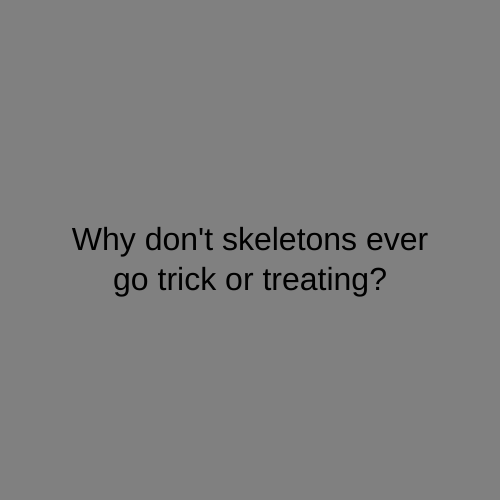
Frame 1 (no input)
Frame 60 (no input): identical to frame 1, image omitted
Frame 120 (the mouse pressed at the canvas centre since frame 60): identical to frame 1, image omitted

The p5.js sketch that drew this single still picture (run headless with seeded random() and noise() and a simulated clock; from frame 60 on, the mouse is pressed at the canvas centre):

// p5.js sketch
// ── sketch.js
let timer = 0 ;
let state = 0 ;

function setup() {
  createCanvas(500, 500);
  textSize(32) ;
  textAlign(CENTER) ;
  rectMode(CENTER) ;
}

function draw() {

  switch(state) {

  case 0:
  background('gray') ;
  text("Why don't skeletons ever\ngo trick or treating?", 250, 250) ;
  // \n puts remaining text on the next line underneath
  // increment the timer variable
  timer++
  // if the timer var is greater than 200x200
  if (timer > 400) {
  // make it go to state 1
  state = 1 ;
  timer = 0 ;

}

  break ;

  case 1:
  background('orange') ;
  text("Because they have no-body to go with.", 250, 250, 400, 400) ;
  break ;

  }

}
